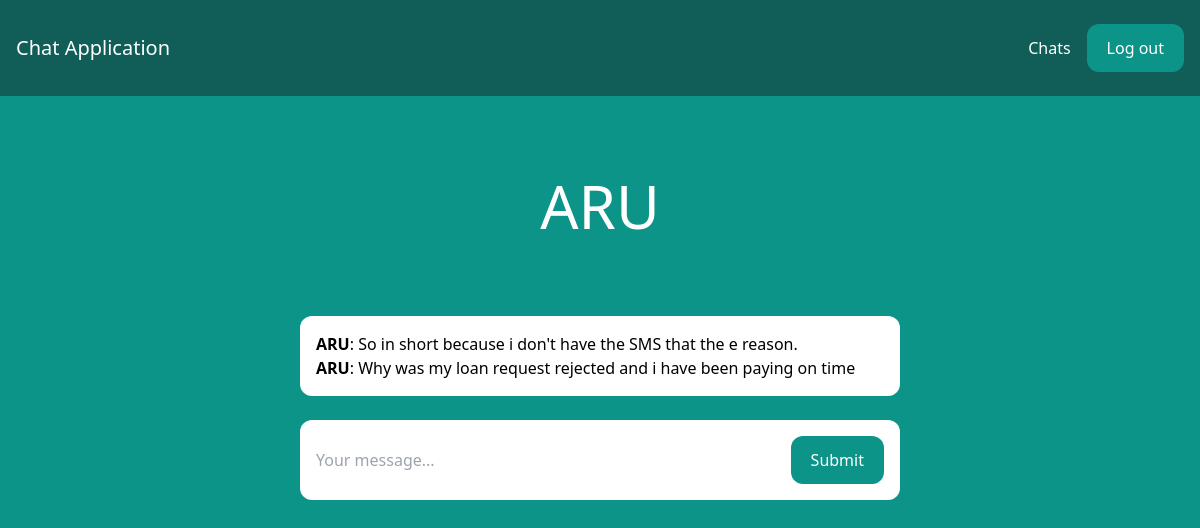
Page /chats/460/ (signed in) on the committed database.
### chats/models.py (models this page shows)
class Chat(models.Model):
    name = models.CharField(max_length=255)
    slug = models.SlugField(unique=True)
    users = models.ManyToManyField(User)

class Message(models.Model):
    chat = models.ForeignKey(Chat,on_delete=models.CASCADE)
    user = models.ForeignKey(User,on_delete=models.CASCADE)
    content = models.TextField()
    timestamp = models.DateTimeField(auto_now_add=True)
    class Meta:
        ordering = ('timestamp',)

### core/models.py (models this page shows, shortened)
class User(AbstractUser):
    user_id = models.IntegerField(default=-1)
    is_agent = models.BooleanField(default=False)

### chats/views.py (the view)
# urls.py: path('<slug:slug>/',view=enter_chat,name='chat')
@login_required
def enter_chat(request,slug):
    chat = Chat.objects.get(slug=slug)
    messages = Message.objects.filter(chat=chat)[:25]
    return render(request,'chats/single_chat.html',{'chat':chat, 'messages':messages})

### chats/templates/chats/single_chat.html (shortened to what this page needs)
{% extends 'core/base.html' %}
{% block content %}
<div class="p-10 lg:p-20 text-center">
    <h1 class="text-3xl lg:text-6xl text-white">{{ chat.name }}</h1>
</div>
<div class="lg:w-2/4 mx-4 lg:mx-auto p-4 bg-white rounded-xl">
    <div class="chat-messages space-y-3" id="chat-messages">
        {% for m in messages %}<b>{{ m.user.username }}</b>: {{ m.content }}<br>{% endfor %}
    </div>
</div>
<div class="lg:w-2/4 mt-6 mx-4 lg:mx-auto p-4 bg-white rounded-xl">
    <form method="post" action="." class="flex">
        <input type="text" name="content" class="flex-1 mr-3" placeholder="Your message..." id="chat-message-input">
        <button
            class="px-5 py-3 rounded-xl text-white bg-teal-600 hover:bg-teal-700"
            id="chat-message-submit"
        >Submit</button>
    </form>
</div>
{% endblock %}

### rows in the picture
Chat: name "ARU"
Message: user.username "ARU", content "So in short because i don't have the SMS that the e reason."
Message: user.username "ARU", content "Why was my loan request rejected and i have been paying on time"
